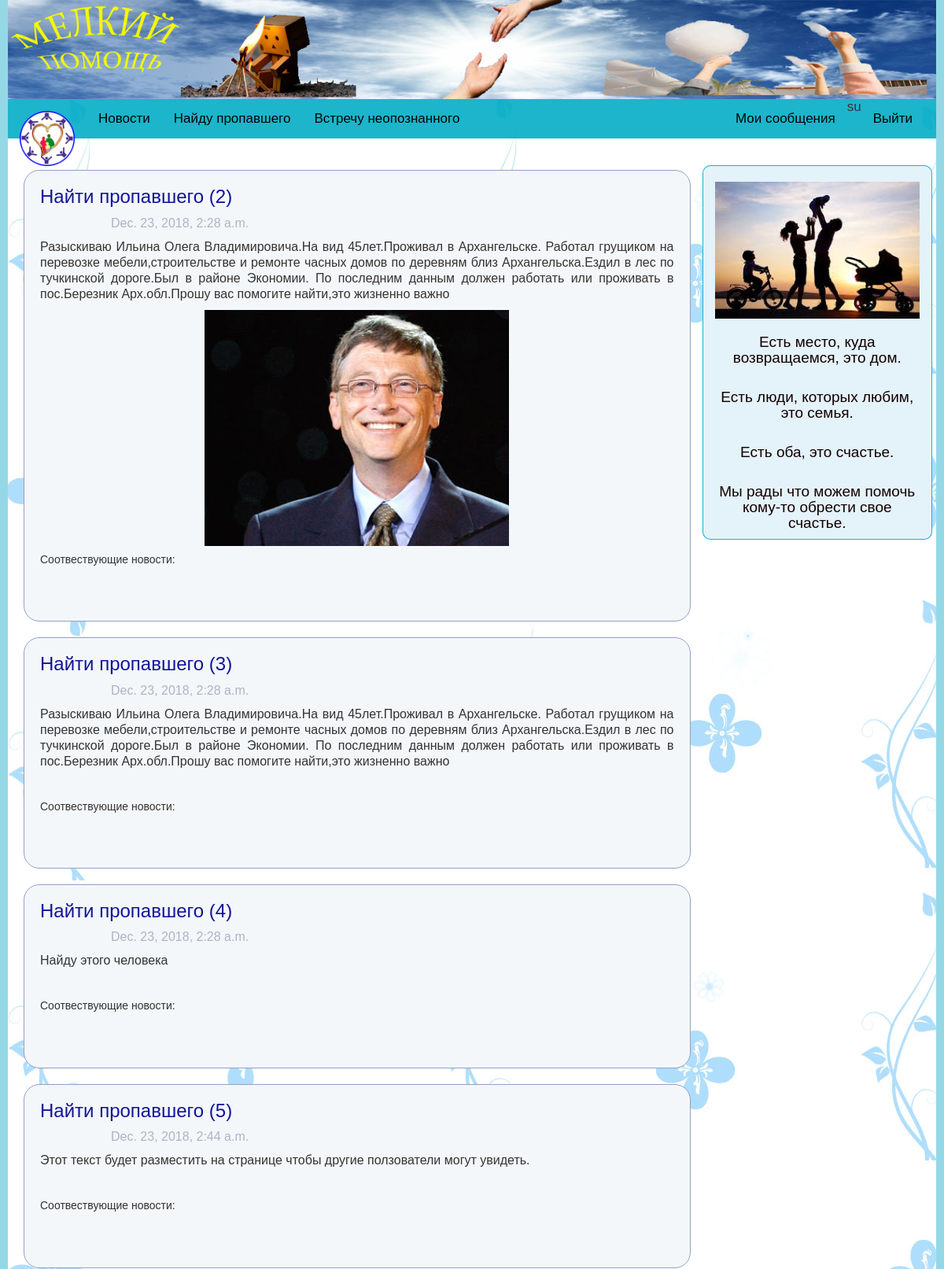
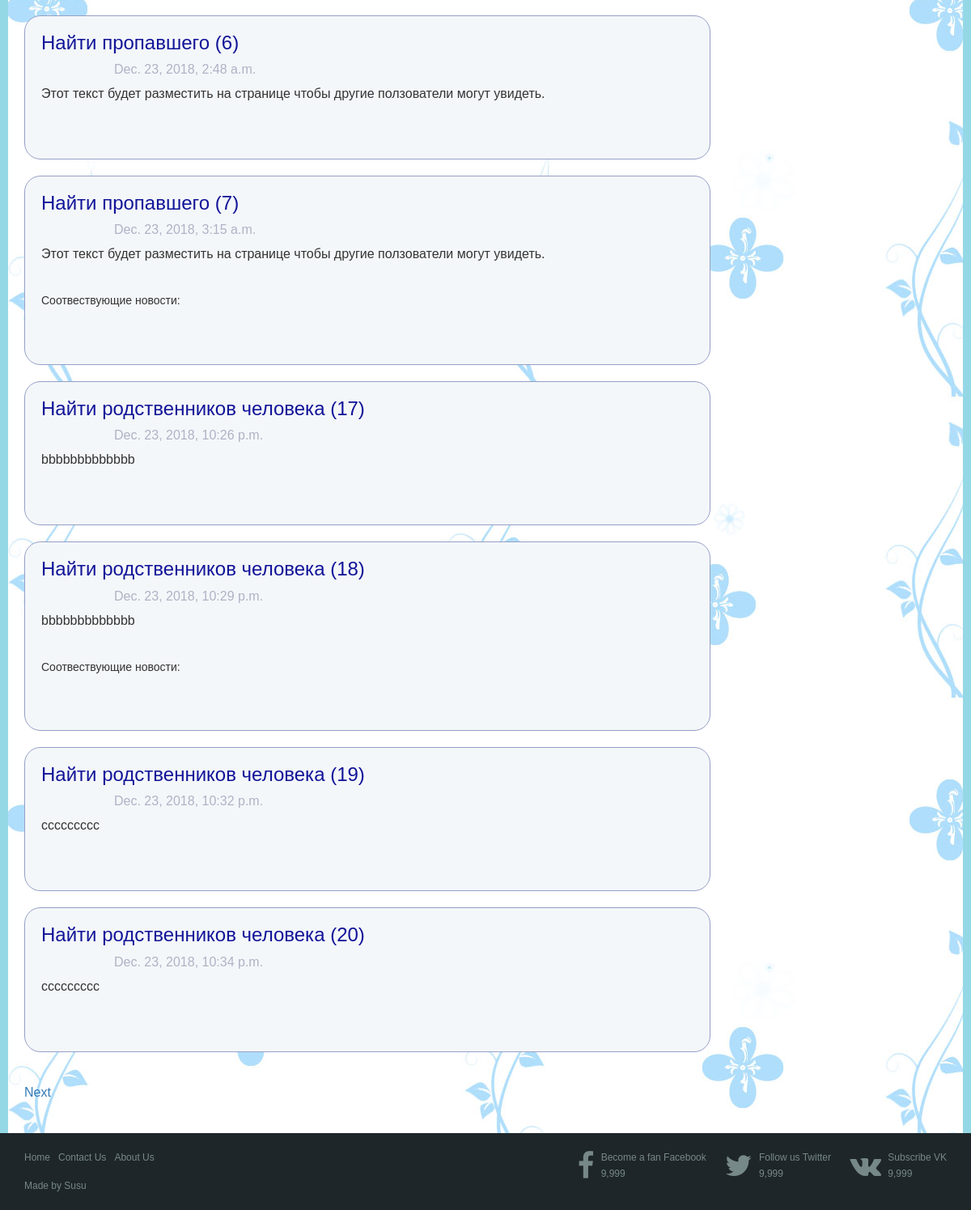
/mypost/ (signed in), run on an earlier commit of the app's database (2 pictures, top to bottom).
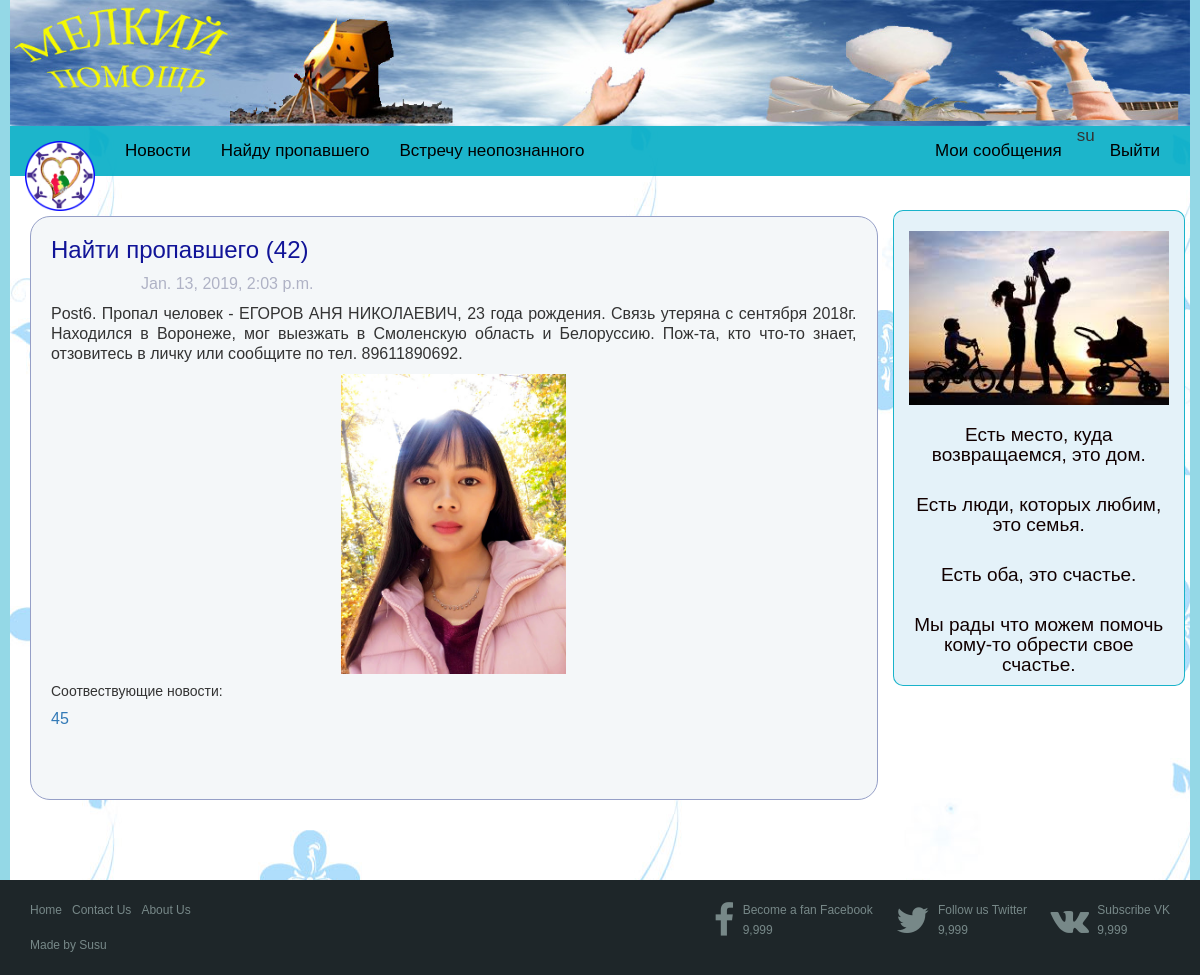
And on a later commit of the database.
### find/models.py (models this page shows, shortened)
class Post(models.Model):
    text = models.TextField()
    time = models.DateTimeField(default = datetime.datetime.now())
    found = models.BooleanField(default=False)
    user = models.ForeignKey(settings.AUTH_USER_MODEL, on_delete=models.CASCADE, default=None)
    post_type = models.ForeignKey(Post_type, on_delete=models.CASCADE, default=None)
    relative = models.ForeignKey(Relative, on_delete=models.CASCADE, default=None)
    class Admin: pass

class Post_type(models.Model):
    type_name = models.CharField(max_length=50)
    def __str__(self):
        return self.type_name
    class Admin: pass

class Missing_person(models.Model):
    name = models.CharField(max_length=50)
    nickname = models.CharField(max_length=20, null=True)
    birthday = models.DateField()
    missing_place = models.CharField(max_length=100)
    missing_time = models.DateField()
    status = models.CharField(max_length=20)
    image = models.ImageField(upload_to=path_and_rename_missing, default = 'images/non.png')
    post = models.ForeignKey(Post, on_delete=models.CASCADE, default=None, related_name='missing')
    class Admin: pass

class Victim(models.Model):
    date = models.DateField()
    place = models.CharField(max_length=100)
    image = models.ImageField(upload_to=path_and_rename_victim, default = 'images/non.png')
    additional_information = models.CharField(max_length=50, null=True)
    post = models.ForeignKey(Post, on_delete=models.CASCADE, default=None, related_name='victim')
    class Admin: pass

class Match(models.Model):
   missing_person = models.ForeignKey(Missing_person, on_delete=models.CASCADE, related_name="missing_person")
   victim = models.ForeignKey(Victim, on_delete=models.CASCADE, related_name="victim_person")
   exactly = models.BooleanField(default=False)
   class Admin: pass

### find/views.py (the view)
# urls.py: path('mypost/', views.Mypost.as_view(), name='mypost'),
class Mypost(ListView):
	template_name = 'posts.html'
	context_object_name = 'post'
	paginate_by = 10
	def get_queryset(self):
		return models.Post.objects.filter(user=self.request.user)

### find/models.py (called while the page is built)
    def __str__(self):
        return self.fullname

### templates/posts.html (shortened to what this page needs)
{% extends "template.html" %}
{% block css %}
{% load static %}
<link rel="stylesheet" href="{% static 'css/posts1.css' %}">
{% endblock %}
{% block content %}
	{% for post in object_list %}
		<div class="post content">
			<h3 ><a class="title" href="/post/{{post.id}}">{{post.post_type}} ({{post.id}})</a></h3>
			<p class="time">{{post.time}}</p>
			<p>{{post.text}}</p>
			{% for m in post.missing.all %}
				<div class="image"><img src="{{m.image.url}}" alt=""></div>
				<h5>Соотвествующие новости:</h5>
				{% for mp in m.missing_person.all %}
					<p><a href="/post/{{mp.victim.post.id}}">{{mp.victim.post.id}}</a></p>
				{% endfor %}
			{% endfor %}
			{% for v in post.victim.all %}
				<div class="image"><img src="{{v.image.url}}" alt=""></div>
				<h5>Соотвествующие новости:</h5>
			{% endfor %}
		<br>
		<br>
		</div>
	{% endfor %}
<br>
{% if page_obj.has_next %}
	<a href="{{request.path}}?page={{page_obj.next_page_number}}">Next</a>
{% endif %}
{% endblock %}

### templates/template.html (shortened to what this page needs)
<!DOCTYPE html>
<html lang="ru">
	<head>
		<link rel="stylesheet" href="https://maxcdn.bootstrapcdn.com/bootstrap/3.3.6/css/bootstrap.min.css">
		<link rel="stylesheet" href="https://cdnjs.cloudflare.com/ajax/libs/font-awesome/4.7.0/css/font-awesome.min.css">
		{% load static %}
		<link rel="stylesheet" href="{% static 'css/template4.css' %}">
		{% block css %}{% endblock %}
	</head>
	<body>
		<div class="background1">
			<div class="banner" width="100%">
				<img width="100%" src="{% static 'images/banner.jpg' %}" alt="">
			</div>
			<div class="background2">
		<nav class="navbar navbar-inverse" role="navigation">
			<div class="container-fluid">
				<div class="navbar-header">
					<a class="navbar-brand" href="/"><img src="{% static 'images/logo2.png' %}" alt=""></a>
				</div>
				<div class="collapse navbar-collapse navbar-ex1-collapse">
					<ul class="nav navbar-nav">
						<li><a href="/posts">Новости</a></li>
						<li><a href="/post_missing">Найду пропавшего</a></li>
						<li><a href="/post_victim">Встречу неопознанного</a></li>
					</ul>
					<ul class="nav navbar-nav navbar-right">
						{% if user.username %}
							<li><a href="/mypost">Мои сообщения</a></li>
							<li><p>{{ user.username }}</p></li>
							<li><a href="{% url 'logout' %}">Выйти</a></li>
						{% else %}
							<li><a href="{% url 'login' %}">Войти</a></li>
							<li><a href="/regis">Регистрация</a></li>
						{% endif %}
					</ul>
				</div>
			</div>
		</nav>
		<div class="container body">
			<div class="row">
				<div class="col-xs-12 col-sm-12 col-md-9 col-lg-9">
					{% block content %}{% endblock %}
				</div>
				<div class="col-xs-12 col-sm-12 col-md-3 col-lg-3 maxim">
					<img src="{% static 'images/family3.jpg' %}" class="img-responsive" alt=""><br>
					<p>Есть место, куда возвращаемся, это дом.</p><br>
					<p>Есть люди, которых любим, это семья.</p><br>
					<p>Есть оба, это счастье.</p><br>
					<p>Мы рады что можем помочь кому-то обрести свое счастье.</p>
				</div>
			</div>
		</div>
	    </div>
	    </div>
	    <footer>
			<div class="bar">
			    <div class="bar-wrap">
			        <ul class="links">
			            <li><a href="/">Home</a></li>
			            <li><a href="#">Contact Us</a></li>
			            <li><a href="/about">About Us</a></li>
			        </ul>
			        <div class="social">
			            <a href="#" class="fb">
			                <span  class="icon fa fa-facebook"></span>
			                <span class="info">
			                    <span class="follow">Become a fan Facebook</span>
			                    <span class="num">9,999</span>
			                </span>
			            </a>
			            <a href="#" class="tw">
			                <span class="icon fa fa-twitter"></span>
			                <span class="info">
			                    <span class="follow">Follow us Twitter</span>
			                    <span class="num">9,999</span>
			                </span>
			            </a>
			            <a href="#" class="rss">
			                <span class="icon fa fa-vk"></span>
			                <span class="info">
			                    <span class="follow">Subscribe VK</span>
			                    <span class="num">9,999</span>
			                </span>
			            </a>
			        </div>
			        <div class="copyright">Made by Susu</div>
			    </div>
			</div>
	    </footer>
	</body>
</html>

### templates/static/css/template4.css (style rules this page uses)
body { font: 13px/20px 'Lucida Grande', Tahoma, Verdana, sans-serif; }
.background2 { background: url(../images/bg.jpg); padding-bottom: 40px; }
.background1 { padding-left: 10px; padding-right: 10px; background-color: #94d8e6; }
.navbar { background-color: #00acc5e3; font-size: 17px; border: 0px; border-radius: 0px; }
.navbar-brand>img { width: 70px; }
.navbar-inverse .navbar-nav>li>a { color: black; }
.content { border: 1px solid #00a4c5; background-color: #f4f7f9; border-radius: 20px; margin-bottom: 20px; margin-top: 14px; padding-left: 20px; padding-right: 20px; padding-bottom: 20px; }
.maxim { border: 1px solid #00acc5e3; padding-top: 20px; border-radius: 10px; color: #110000; background-color: #e4f2f9; margin-top: 14px; text-align: center; font-size: 19px; }
.title { color: #111498; text-align: center; }
.content > p { text-align: justify; }
* { margin: 0; padding: 0; }
body { font-family: 'Verdana', sans-serif; font-size: 16px; }
a { text-decoration: none; -webkit-transition: all .2s linear; -moz-transition: all .2s linear; -ms-transition: all .2s linear; -o-transition: all .2s linear; transition: all .2s linear; }
footer .bar { background-color: #1E2629; padding: 20px 0; }
footer .bar-wrap { font-size: 12px; margin: 0 auto; max-width: 1200px; position: relative; width: 95%; }
.links { float: left; list-style: none outside none; position: relative; }
.links li { float: left; margin-right: 10px; }
.links a { color: #778888; }
.social { position: absolute; right: 0; top: 0; }
.social a { color: #778888; margin-left: 20px; }
.social .icon { display: inline-block; font-size: 36px; margin-right: 5px; vertical-align: middle; -webkit-transition: -webkit-transform .3s linear; -moz-transition: -moz-transform .3s linear; -ms-transition: -ms-transform .3s linear; -o-transition: -o-transform .3s linear; transition: transform .3s linear; }
.social .info { display: inline-block; vertical-align: middle; }
.social .info .follow { display: block; }
.social .info .num { display: block; }
.copyright { color: #778888; margin-top: 5px; }

### templates/static/css/posts1.css (style rules this page uses)
.post { border: 1px solid #959fc7; border-radius: 20px; margin-top: 20px; }
.image { text-align: center; }
.post img { height: 300px; }
.title { color: #111498; }
p.time { color: #afb2c5; padding-left: 90px; }

What changed in the data, as far as the page shows it:
removed Post: post_type "Найти пропавшего", id "2", time "Dec. 23, 2018, 2:28 a.m.", text "Разыскиваю Ильина Олега Владимировича.На вид 45лет.Проживал в Архангельске. Работал грущиком на перевозке мебели,строительстве и ремонте часных домов по деревням близ Архангельска.Ездил в лес по тучкинской дороге.Был в районе Экономии. По последним данным должен работать или проживать в пос.Березник Арх.обл.Прошу вас помогите найти,это жизненно важно"
removed Missing_person: image (picture), shown under "Найти пропавшего"
removed Post: post_type "Найти пропавшего", id "3", time "Dec. 23, 2018, 2:28 a.m.", text "Разыскиваю Ильина Олега Владимировича.На вид 45лет.Проживал в Архангельске. Работал грущиком на перевозке мебели,строительстве и ремонте часных домов по деревням близ Архангельска.Ездил в лес по тучкинской дороге.Был в районе Экономии. По последним данным должен работать или проживать в пос.Березник Арх.обл.Прошу вас помогите найти,это жизненно важно"
removed Post: post_type "Найти пропавшего", id "4", time "Dec. 23, 2018, 2:28 a.m.", text "Найду этого человека"
removed Post: post_type "Найти пропавшего", id "5", time "Dec. 23, 2018, 2:44 a.m.", text "Этот текст будет разместить на странице чтобы другие ползователи могут увидеть."
removed Post: post_type "Найти пропавшего", id "6", time "Dec. 23, 2018, 2:48 a.m.", text "Этот текст будет разместить на странице чтобы другие ползователи могут увидеть."
removed Post: post_type "Найти пропавшего", id "7", time "Dec. 23, 2018, 3:15 a.m.", text "Этот текст будет разместить на странице чтобы другие ползователи могут увидеть."
removed Post: post_type "Найти родственников человека", id "17", time "Dec. 23, 2018, 10:26 p.m.", text "bbbbbbbbbbbbb"
removed Post: post_type "Найти родственников человека", id "18", time "Dec. 23, 2018, 10:29 p.m.", text "bbbbbbbbbbbbb"
removed Post: post_type "Найти родственников человека", id "19", time "Dec. 23, 2018, 10:32 p.m.", text "ccccccccc"
removed Post: post_type "Найти родственников человека", id "20", time "Dec. 23, 2018, 10:34 p.m.", text "ccccccccc"
added Post: post_type "Найти пропавшего", id "42", time "Jan. 13, 2019, 2:03 p.m.", text "Post6. Пропал человек - ЕГОРОВ АНЯ НИКОЛАЕВИЧ, 23 года рождения. Связь утеряна с сентября 2018г. Находился в Воронеже, мог выезжать в Смоленскую область и Белоруссию. Пож-та, кто что-то знает, отзовитесь в личку или сообщите по тел. 89611890692."
added Missing_person: image (picture), shown under "Найти пропавшего"
added Match: victim.post.id "45"
Also different on the page:
text no longer shown: "Next"
